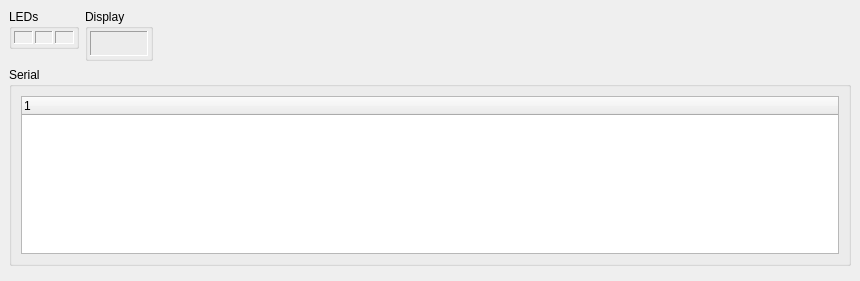
<?xml version="1.0" encoding="UTF-8"?>
<ui version="4.0">
 <class>cMainWindow</class>
 <widget class="QMainWindow" name="cMainWindow">
  <property name="geometry">
   <rect>
    <x>0</x>
    <y>0</y>
    <width>860</width>
    <height>281</height>
   </rect>
  </property>
  <property name="windowTitle">
   <string>MainWindow</string>
  </property>
  <widget class="QWidget" name="centralwidget">
   <layout class="QGridLayout" name="gridLayout">
    <item row="0" column="0">
     <widget class="QGroupBox" name="groupBox">
      <property name="minimumSize">
       <size>
        <width>70</width>
        <height>40</height>
       </size>
      </property>
      <property name="maximumSize">
       <size>
        <width>70</width>
        <height>40</height>
       </size>
      </property>
      <property name="title">
       <string>LEDs</string>
      </property>
      <layout class="QHBoxLayout" name="horizontalLayout">
       <property name="spacing">
        <number>2</number>
       </property>
       <property name="leftMargin">
        <number>2</number>
       </property>
       <property name="topMargin">
        <number>2</number>
       </property>
       <property name="rightMargin">
        <number>2</number>
       </property>
       <property name="bottomMargin">
        <number>2</number>
       </property>
       <item>
        <widget class="QFrame" name="frame">
         <property name="frameShape">
          <enum>QFrame::Panel</enum>
         </property>
         <property name="frameShadow">
          <enum>QFrame::Sunken</enum>
         </property>
         <layout class="QVBoxLayout" name="verticalLayout">
          <property name="leftMargin">
           <number>0</number>
          </property>
          <property name="topMargin">
           <number>0</number>
          </property>
          <property name="rightMargin">
           <number>0</number>
          </property>
          <property name="bottomMargin">
           <number>0</number>
          </property>
          <item>
           <widget class="QWidget" name="LED0" native="true">
            <property name="autoFillBackground">
             <bool>true</bool>
            </property>
           </widget>
          </item>
         </layout>
        </widget>
       </item>
       <item>
        <widget class="QFrame" name="frame_2">
         <property name="frameShape">
          <enum>QFrame::Panel</enum>
         </property>
         <property name="frameShadow">
          <enum>QFrame::Sunken</enum>
         </property>
         <layout class="QVBoxLayout" name="verticalLayout_2">
          <property name="leftMargin">
           <number>0</number>
          </property>
          <property name="topMargin">
           <number>0</number>
          </property>
          <property name="rightMargin">
           <number>0</number>
          </property>
          <property name="bottomMargin">
           <number>0</number>
          </property>
          <item>
           <widget class="QWidget" name="LED1" native="true">
            <property name="autoFillBackground">
             <bool>true</bool>
            </property>
           </widget>
          </item>
         </layout>
        </widget>
       </item>
       <item>
        <widget class="QFrame" name="frame_3">
         <property name="frameShape">
          <enum>QFrame::Panel</enum>
         </property>
         <property name="frameShadow">
          <enum>QFrame::Sunken</enum>
         </property>
         <layout class="QVBoxLayout" name="verticalLayout_3">
          <property name="leftMargin">
           <number>0</number>
          </property>
          <property name="topMargin">
           <number>0</number>
          </property>
          <property name="rightMargin">
           <number>0</number>
          </property>
          <property name="bottomMargin">
           <number>0</number>
          </property>
          <item>
           <widget class="QWidget" name="LED2" native="true">
            <property name="autoFillBackground">
             <bool>true</bool>
            </property>
           </widget>
          </item>
         </layout>
        </widget>
       </item>
      </layout>
     </widget>
    </item>
    <item row="0" column="1" rowspan="2">
     <widget class="QGroupBox" name="groupBox_2">
      <property name="title">
       <string>Display</string>
      </property>
      <layout class="QVBoxLayout" name="verticalLayout_4">
       <property name="leftMargin">
        <number>2</number>
       </property>
       <property name="topMargin">
        <number>2</number>
       </property>
       <property name="rightMargin">
        <number>2</number>
       </property>
       <property name="bottomMargin">
        <number>2</number>
       </property>
       <item>
        <widget class="QFrame" name="frame_4">
         <property name="frameShape">
          <enum>QFrame::Panel</enum>
         </property>
         <property name="frameShadow">
          <enum>QFrame::Sunken</enum>
         </property>
         <layout class="QVBoxLayout" name="verticalLayout_5">
          <property name="leftMargin">
           <number>0</number>
          </property>
          <property name="topMargin">
           <number>0</number>
          </property>
          <property name="rightMargin">
           <number>0</number>
          </property>
          <property name="bottomMargin">
           <number>0</number>
          </property>
          <item>
           <widget class="cLcdDisplay" name="lcd" native="true"/>
          </item>
         </layout>
        </widget>
       </item>
      </layout>
     </widget>
    </item>
    <item row="3" column="1">
     <spacer name="verticalSpacer_2">
      <property name="orientation">
       <enum>Qt::Vertical</enum>
      </property>
      <property name="sizeHint" stdset="0">
       <size>
        <width>20</width>
        <height>40</height>
       </size>
      </property>
     </spacer>
    </item>
    <item row="1" column="0">
     <spacer name="verticalSpacer">
      <property name="orientation">
       <enum>Qt::Vertical</enum>
      </property>
      <property name="sizeHint" stdset="0">
       <size>
        <width>20</width>
        <height>40</height>
       </size>
      </property>
     </spacer>
    </item>
    <item row="2" column="0" colspan="3">
     <widget class="QGroupBox" name="groupBox_3">
      <property name="title">
       <string>Serial</string>
      </property>
      <layout class="QGridLayout" name="gridLayout_2">
       <item row="0" column="0" colspan="2">
        <widget class="cSerialPortsWidget" name="ports">
         <property name="indentation">
          <number>0</number>
         </property>
         <property name="rootIsDecorated">
          <bool>false</bool>
         </property>
         <property name="itemsExpandable">
          <bool>false</bool>
         </property>
         <attribute name="headerDefaultSectionSize">
          <number>50</number>
         </attribute>
        </widget>
       </item>
      </layout>
     </widget>
    </item>
    <item row="0" column="2">
     <spacer name="horizontalSpacer">
      <property name="orientation">
       <enum>Qt::Horizontal</enum>
      </property>
      <property name="sizeHint" stdset="0">
       <size>
        <width>40</width>
        <height>20</height>
       </size>
      </property>
     </spacer>
    </item>
   </layout>
  </widget>
 </widget>
 <customwidgets>
  <customwidget>
   <class>cLcdDisplay</class>
   <extends>QWidget</extends>
   <header>cLcdDisplay.h</header>
   <container>1</container>
  </customwidget>
  <customwidget>
   <class>cSerialPortsWidget</class>
   <extends>QTreeWidget</extends>
   <header>cSerialPortsWidget.h</header>
  </customwidget>
 </customwidgets>
 <resources/>
 <connections/>
</ui>
